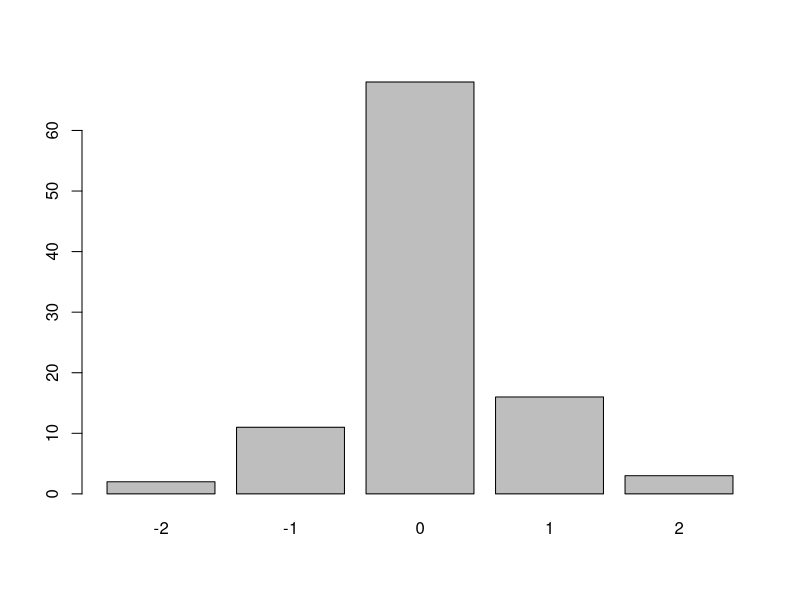
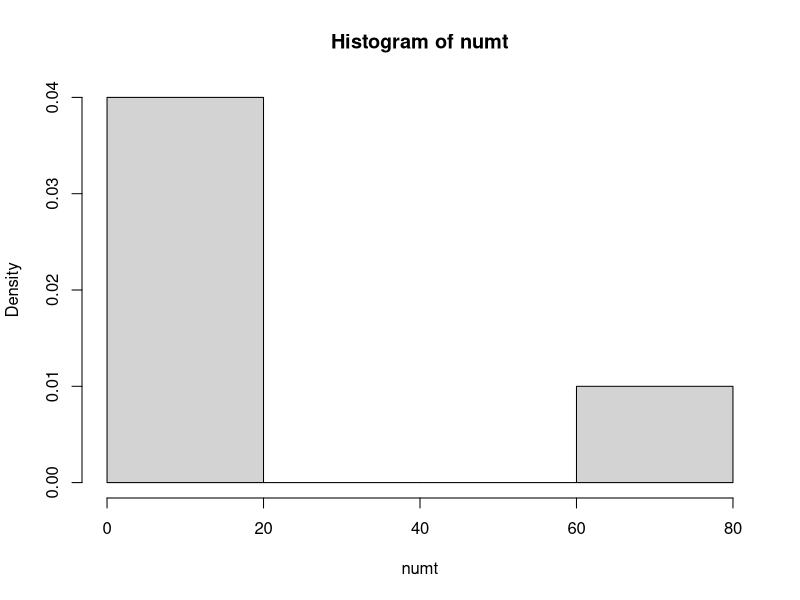
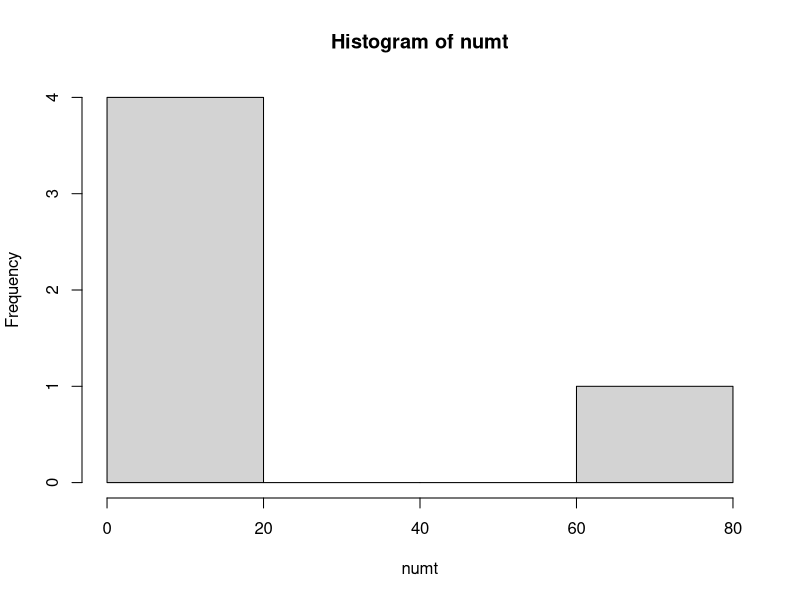
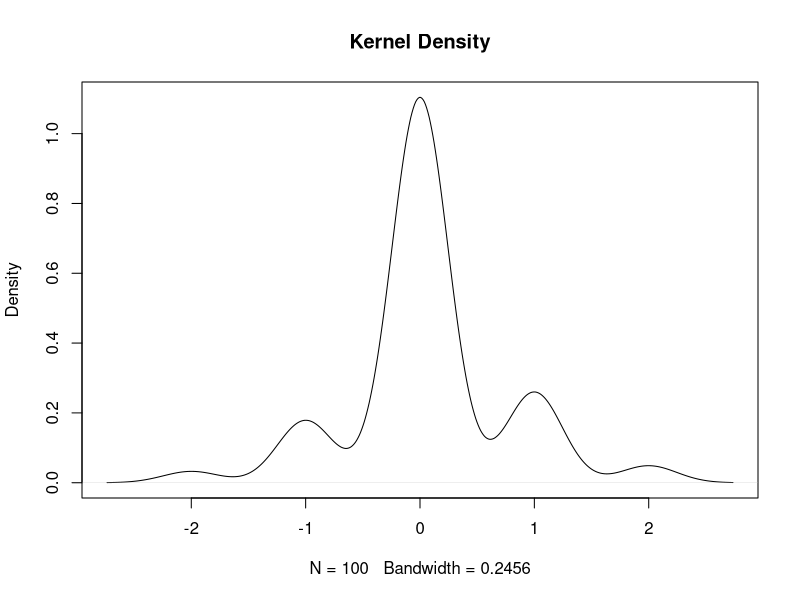

Recreate these plots in R, in order.
#3. Write a R program to create a sequence of numbers from 20 to 50 and 
#find the mean of numbers from 20 to 60 and sum of numbers from 51 to 91. 
l1 <-seq(20,50)
mean(l1)

s <-sum(seq(51,91))
s

#4. Write a R program to create a vector which contains 10 random integer values 
# between -50 and +50. 
vec1<-sample(-50:50,10)
vec1

#7. Write a R program to print the numbers from 1 to 100 and print "Fizz" for multiples of 3, 
#print "Buzz" for multiples of 5, and print "FizzBuzz" for multiples of both. 

k <- seq(1:100)
for (elem in k) {
  if ((elem %% 3 == 0) & (elem %% 5==0 ))
    {print ("FizzBuzz")}
  else if (elem %% 3==0 )
    {print ("Fizz")}
  else if (elem %% 5==0)
    {print ("Buzz")}
  else
    {print (elem)}
}

#9. Write a R program to find the factors of a given number. 
factores = function(n) 
{ 
  for (elem in seq(1:n)) {
    if (n %% elem == 0) {print(elem)}
  }
}

factores(10)
#10. Write a R program to find the maximum and the minimum value of a given vector.
vec2<-sample(-10:10,10)
print(vec2)
print (c("Máximo = ", max(vec2), "Mínimo = ", min(vec2)))

#13. Write a R program to create a list of random numbers in normal distribution and 
#count occurrences of each value. 
num <- as.integer(rnorm(100))
length(num)
table(num)
#15. Write a R program to create three vectors numeric data, character data and logical data. 
#Display the content of the vectors and their type. 
universo <- c("a","b","c","d","e","f","g")
vn <- sample(-10:10, length(universo), replace=T)
vc <- sample(universo, length(universo), replace=T)
vl <- as.logical(sample(0:1, length(universo), replace=T))
vn
print(c("vn", typeof(vn)))
vc
print(c("vc", typeof(vc)))
vl
print(c("vl", typeof(vl)))

#22. Write a R program to create  bell curve of a random normal distribution. 
num <-as.integer(rnorm(100))
numt <-table(num)
barplot(numt)
d <- hist(numt, freq=FALSE)
plot(d)

d <- density(num)
plot(d, main="Kernel Density")


#25. Write a R program to create a Dataframes which contain details of 5 employees 
# and display the details.
emp <- data.frame( Id = c(seq(1:4)), Nombre = c("Juan", "Pedro", "Laura", "Ines"),
                  Edad = c(25,28,30,18))

emp
#26. Write a R program to create a Data Frames which contain details of 5 employees and 
#display summary of the data.
emp2 <- data.frame( Id = c(seq(1000,1003)), Nombre = c("Juan", "Pedro", "Laura", "Ines"),
                   Edad = c(25,28,30,18), ALtura = c(1.80,1.87,1.5,1.73))

summary(emp2)
